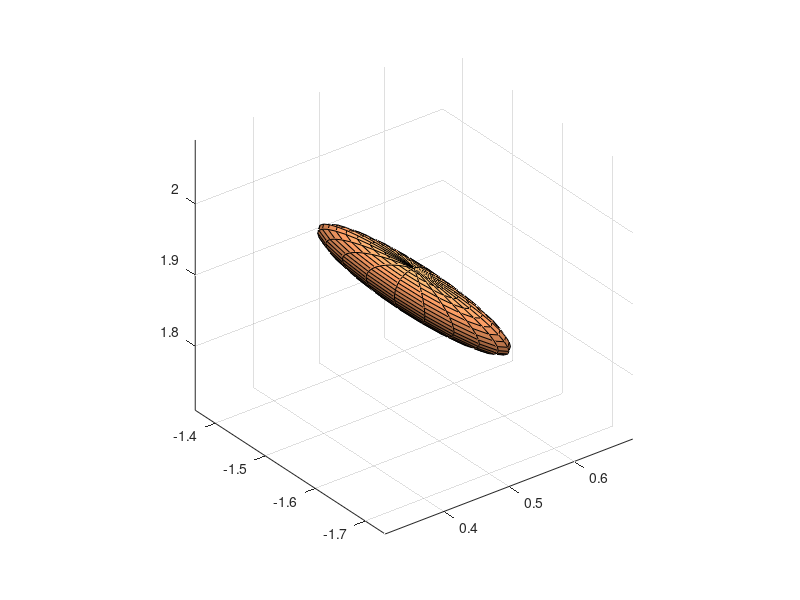

MATLAB code to generate this figure:
%%% 3D plot of a primitive man at VRROOM
%% PATTON 27-June-2006
% all arguements are optional

function plotVRROOMman(trunkCenter,mirrorCenter,mirrorPitch)

if ~exist('trunkCenter');  trunkCenter=[0.4,-1.8,1.2];  end % not used yet
if ~exist('mirrorCenter'); mirrorCenter=[0,1.25,-.38]; end % not used yet
if ~exist('mirrorPitch');  mirrorPitch=60;  end              % degrees

%% head      
colormap('copper')
% plot3(0,0,0,'.'); hold on

%% trunk      
% trunkRadii=[.2 .4 .13];
% trunkCenter1=[.5 -1.8 .9];
trunkCenter1=[0 0 0.4];
trunkRadii=[.2 .13 .4];
ellipsoid(trunkCenter1(1),trunkCenter1(2),trunkCenter1(3), ...
           trunkRadii(1),trunkRadii(2),trunkRadii(3)); 

%% head      
% head=trunkCenter+[0,.5,0]; 
% head=trunkCenter+[0.5,-1.8,1.42]; 
head=trunkCenter+[0,0,0.88]; 
% headRadii=[.1 .13 .1];
headRadii=[.09 .09 .09];
ellipsoid(head(1),head(2),head(3), ...
          headRadii(1),headRadii(2),headRadii(3)); 

%% humerous      
% humerous=trunkCenter+[.14,.3,-.18]; 
% humerous=trunkCenter+[0.6, -1.55, 1.2]; 
humerous=trunkCenter+[0.1, 0.25, 0.7]; 
% humerousRadii=[.03 .03 .18];
humerousRadii=[.03 .18 .03];
ellipsoid(humerous(1),humerous(2),humerous(3), ...
          humerousRadii(1),humerousRadii(2),humerousRadii(3)); 
      
%% arm      
% arm=trunkCenter+[.14,.3,-.4]; 
% arm1=trunkCenter+[0.6, -1.55, 1.2]; 
arm1=trunkCenter+[0.1, 0.25, 0.7]; 
armRadii=[.03 .19 .03];
ellipsoid(arm1(1),arm1(2),arm1(3), ...
          armRadii(1),armRadii(2),armRadii(3)); 

%% VRROOM screen      
% plot3([-.8 .8 .8 -.8 -.8],  ...
%       [1 1 1.4 1.4 1],      ...
%       [0 0 -1.4 -1.4 0],      ...
%       'k', 'linewidth', 3); % 
% 
% campos([-1,1.1,.1])
% camup([0 1 0])
axis equal